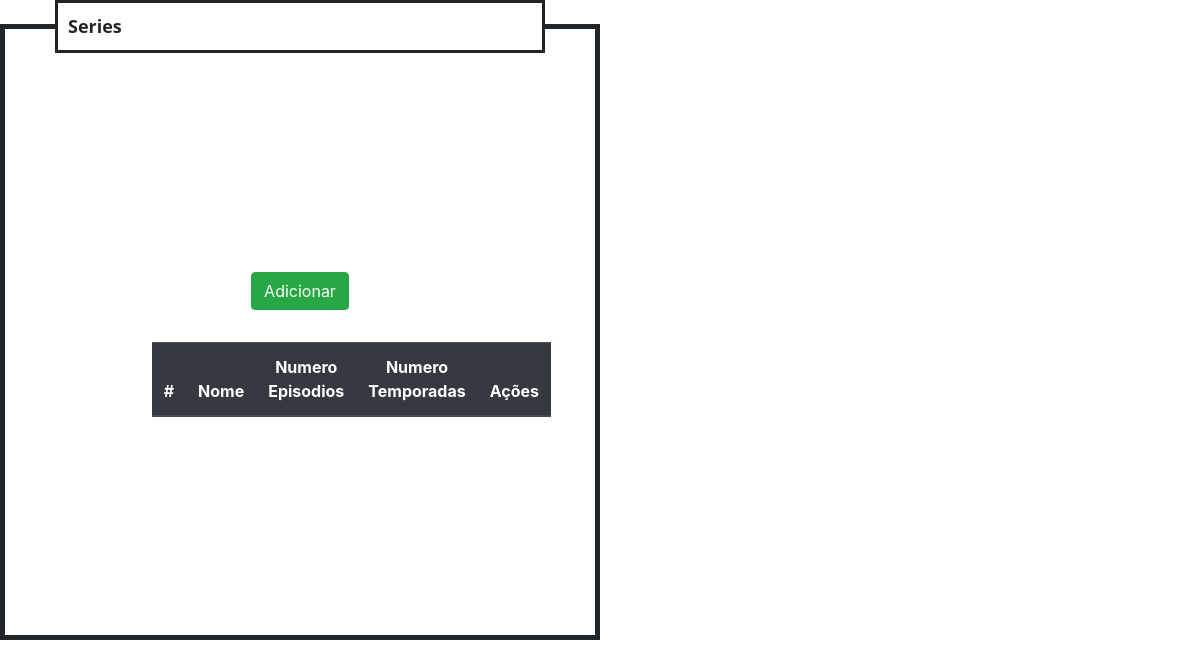
The app's page /homeSerie, older data.
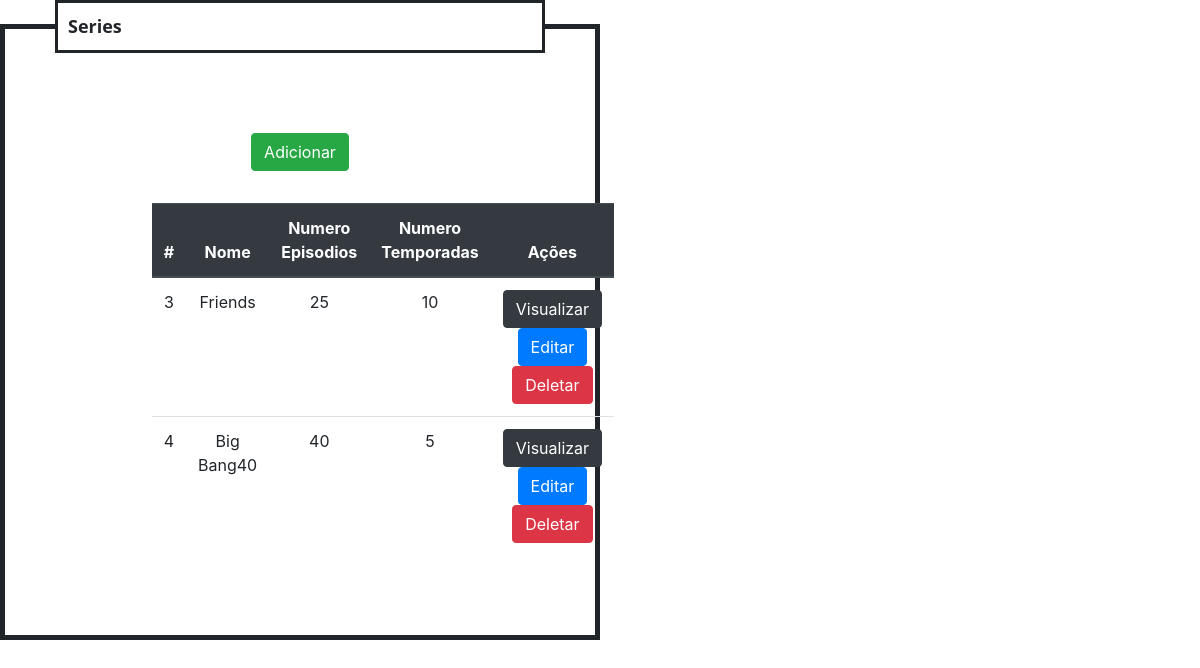
The same page, newer data.
### app/models.py (models this page shows)
class Serie(models.Model):
    nomeSerie = models.CharField(max_length=150)
    numEp = models.IntegerField()
    numTemp = models.IntegerField()
    produtoraSerie = models.CharField(max_length=50)

### app/views.py (the view)
# urls.py: path('homeSerie',homeSerie,name='homeSerie'),
def homeSerie(request):
    data1 = {}
    search =request.GET.get('search')
    if search:
        data1['db1'] = Serie.objects.filter(modelo__icontains=search)
    else:
        data1['db1'] = Serie.objects.all()
    return render(request, 'verSerie.html', data1)

### app/templates/verSerie.html (shortened to what this page needs)
<!DOCTYPE html>
<html lang="pt-br">
<head>
    <link rel="stylesheet" href="https://stackpath.bootstrapcdn.com/bootstrap/4.4.1/css/bootstrap.min.css">
</head>
<body>
  <fieldset>
    <legend><b>Series</b></legend>
    <div class="col-8 m-auto pt-3 pb-2 text-center">
        <a href="/formSerie" class="btn btn-success">Adicionar</a>
    </div>
    <div class="col-8 m-auto pt-4 pb-2 text-center">
        <table class="table">
          <thead class="thead-dark">
            <tr>
              <th scope="col">#</th>
              <th scope="col">Nome</th>
              <th scope="col">Numero Episodios</th>
              <th scope="col">Numero Temporadas</th>
              <th scope="col">Ações</th>
            </tr>
          </thead>
          <tbody>
            {% for dbs in db1 %}
            <tr>
              <td>{{dbs.id}}</td>
              <td>{{dbs.nomeSerie}}</td>
              <td>{{dbs.numEp}}</td>
              <td>{{dbs.numTemp}}</td>
              <td>
                <div>
                  <a href="/viewSerie/{{dbs.id}}/" class="btn btn-dark" >Visualizar</a>
                </div>
                <div>
                  <a href="/editSerie/{{dbs.id}}/" class="btn btn-primary">Editar</a>
                </div>
                <div>
                  <a href="/deleteSerie/{{dbs.id}}/" class="btn btn-danger">Deletar</a>
                </div>
              </td>
            </tr>
            {% endfor %}
          </tbody>
        </table>
        {% load static%}
    </div>
    </fieldset>
</body>
</html>

### app/templates/verSerie.html (style rules this page uses)
fieldset { border: 5px solid; padding: 50px; width:50%; height: 80%; position:absolute; align-content: center; }
legend { border: 3px solid; padding: 10px; font-size:large; font-family:'Segoe UI', Tahoma, Geneva, Verdana, sans-serif }

Row changes from the older to the newer data that the page shows:
added Serie: id "3", nomeSerie "Friends", numEp "25", numTemp "10"
added Serie: id "4", nomeSerie "Big Bang40", numEp "40", numTemp "5"
